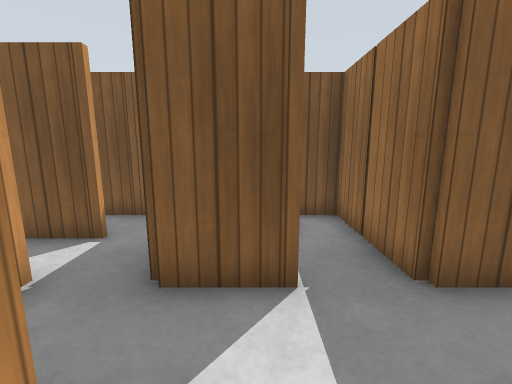
View 1 (above)

24 first-person views from a walk through a world built for the Gazebo simulator. The camera is 1 m above the floor, tilts 10° down and sees 90° across. The floor is counted in squares, 0.5 m on a side. Each view is taken from the middle of a square. On the plan, view 1 faces up. The plan holds only what a view shows up to about 16 squares ahead; the rest is blank. Simple patterns stand in for the simulator's built-in surfaces.

View 2
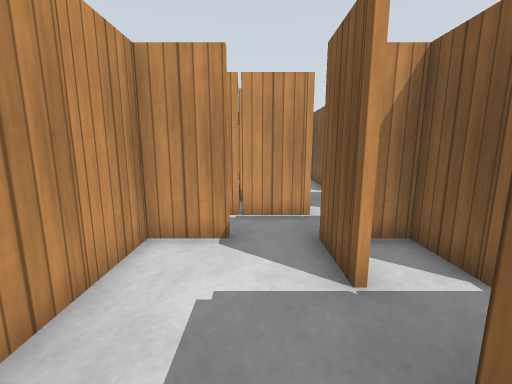

View 3
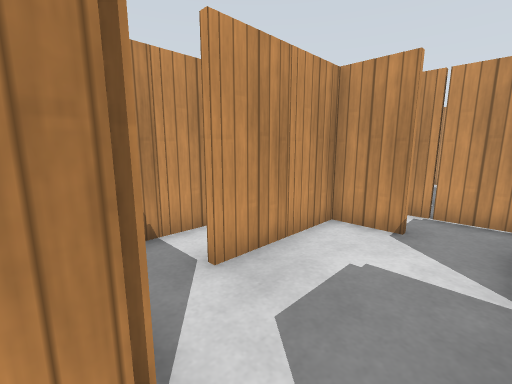

View 4
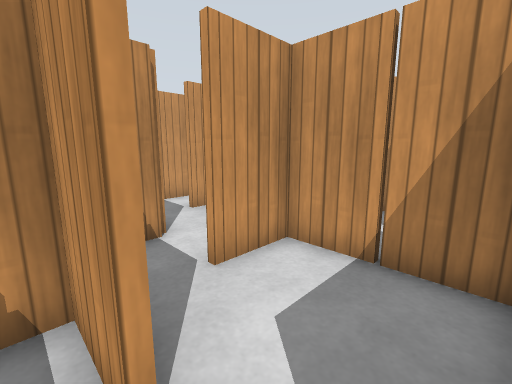

View 5
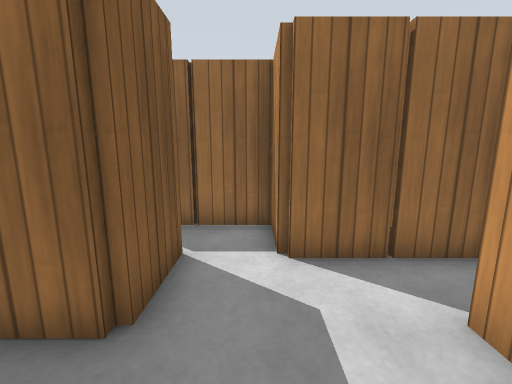

View 6
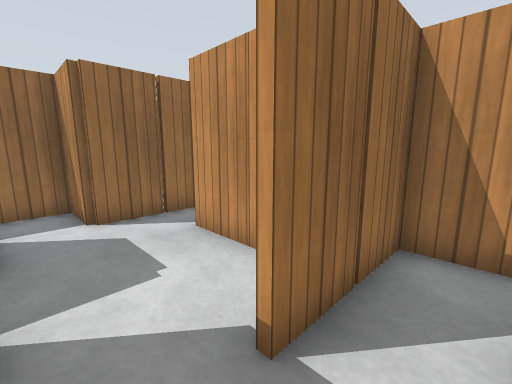

View 7
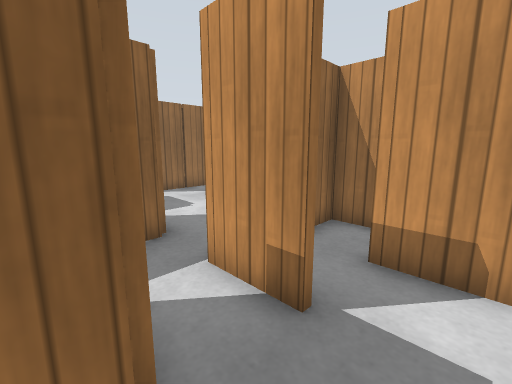

View 8
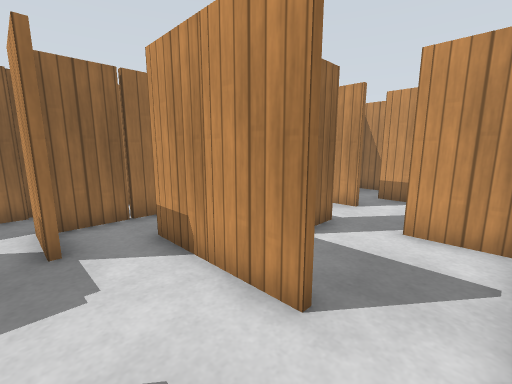

View 9
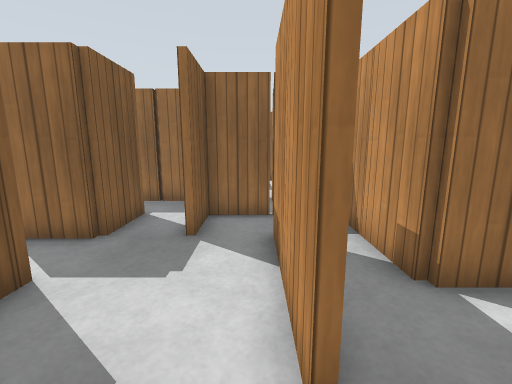

View 10
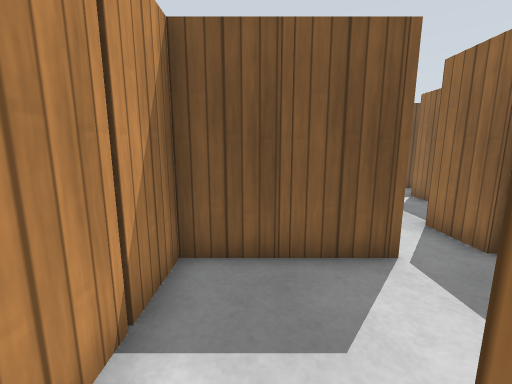

View 11
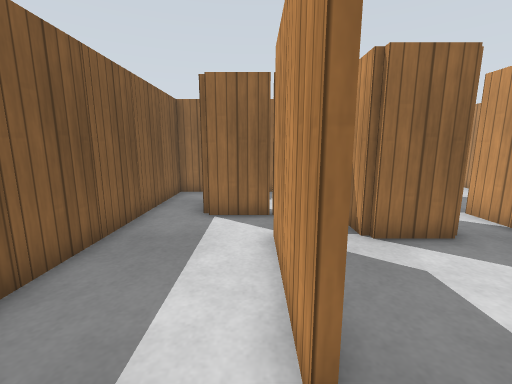

View 12
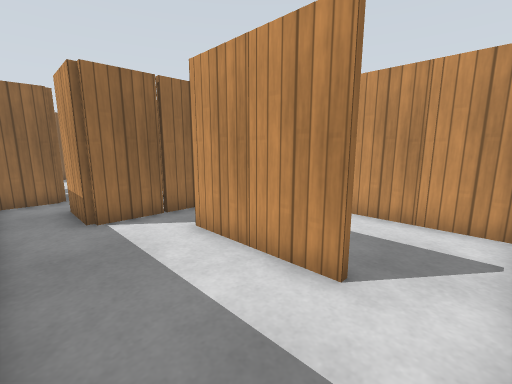

View 13
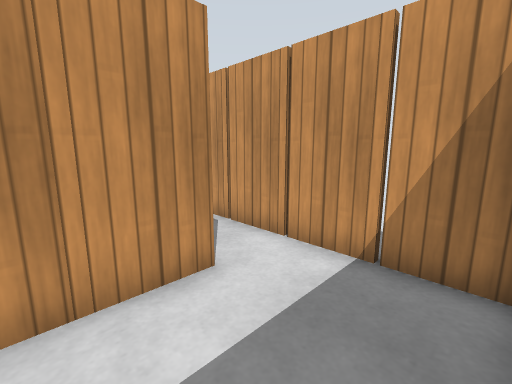

View 14
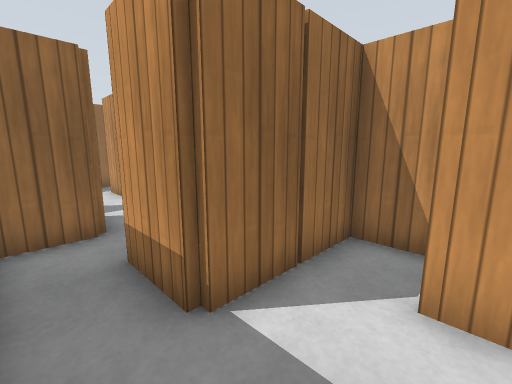

View 15
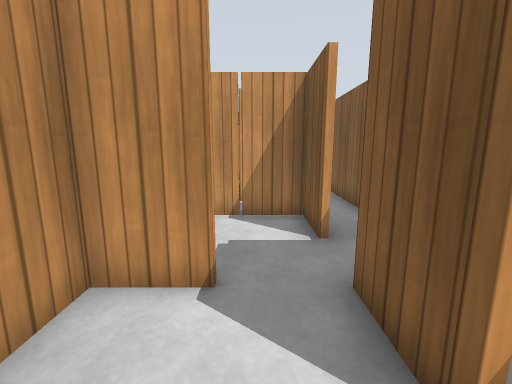

View 16
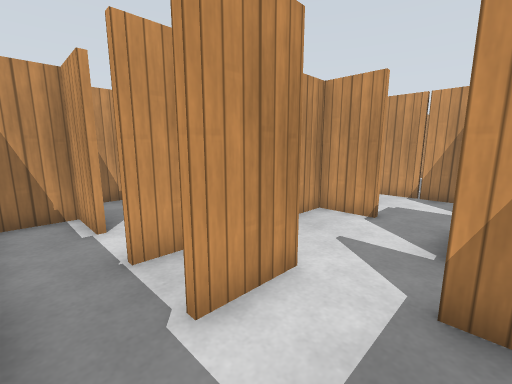

View 17
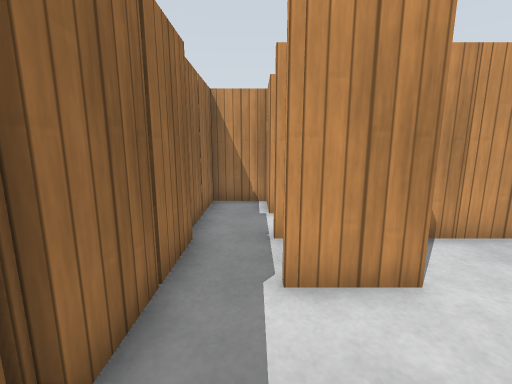

View 18
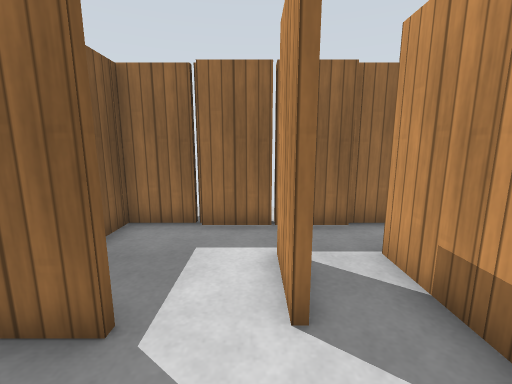

View 19
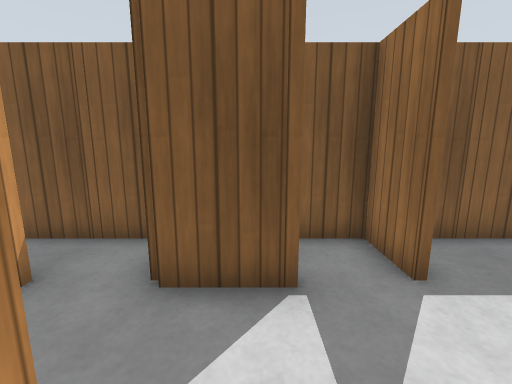

View 20
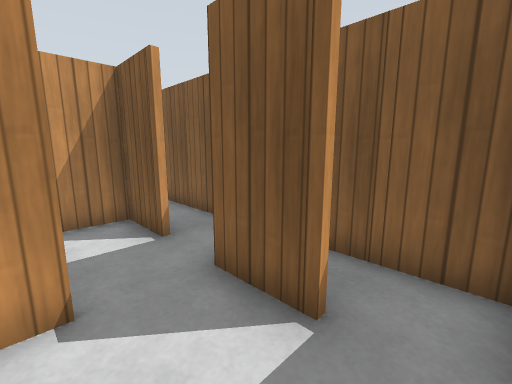

View 21
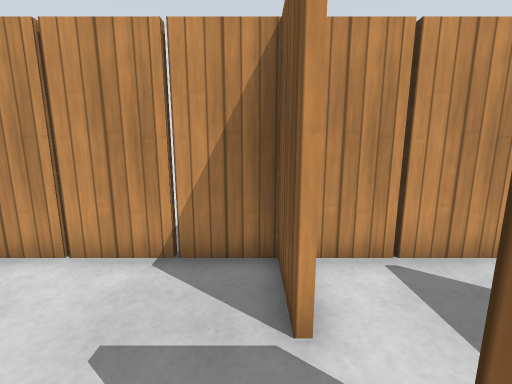

View 22
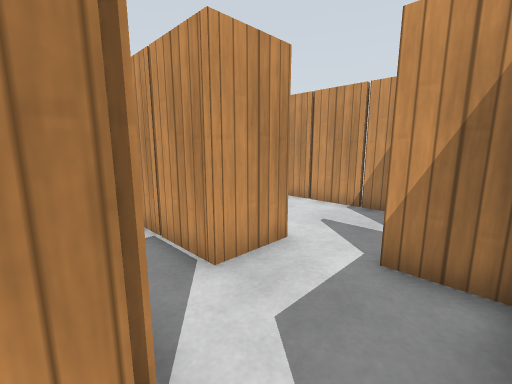

View 23
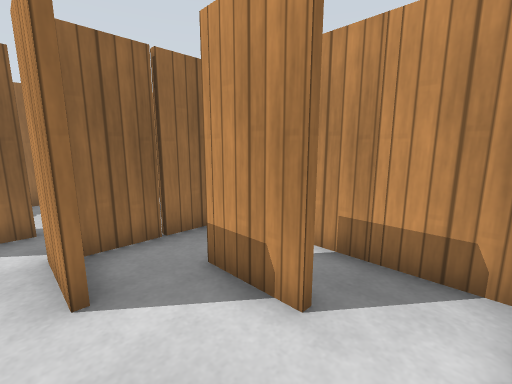

View 24
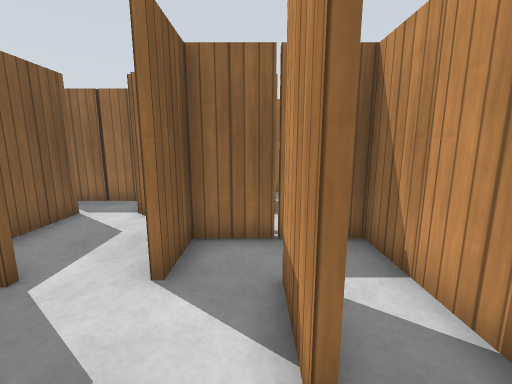

### Floor plan
Points are (right, up) in squares from view 1. A wall is a line through its corners. A room is listed if a view was taken in it or the views show most of it. See-through windows are left out.
Room 1 (views 1, 2, 5)
walls: (-0.4, 3.4) (-1.6, 3.4); (-1.4, 1.5) (-1.4, -0.4) (1.6, -0.4); (3.5, 3.4) (2.4, 3.4) (2.4, 7.4) (1.2, 7.4); (1.4, -2.4) (3, -2.4); (-3.4, 2.6) (-3.4, 0.9); (4.4, -2.1) (4.4, 1.6)
ways out: opening at (4, 2) to room 2; opening at (-3, 3) to room 3; opening at (-3, 0.5) to room 5; opening at (2, -2)
objects: wooden post (0, 3); wooden post (0, 5); wooden post (1, 0); wooden post (2, -1)
Room 2 (views 3, 4, 15, 16, 17, 18, 19, 20)
walls: (4.5, 9.6) (5.6, 9.6); (2.6, 7.2) (2.6, 3.6) (3.6, 3.6); (6.6, 5.5) (6.6, 3.6) (8.5, 3.6); (8.4, 7.5) (8.4, 10.6); (4.4, 11.5) (4.4, 13.4) (1.6, 13.4); (4.6, 12.2) (4.6, 11.5); (8.6, 5.5) (8.6, 7.6); (0.6, 9.5) (0.6, 7.6) (5.5, 7.6); (1.6, 11.4) (0.4, 11.4); (8.6, 11.5) (8.6, 13.4) (5.9, 13.4); (4.4, 1.6) (6.4, 1.6) (6.4, 4)
ways out: opening at (4, 2) to room 1; opening at (0, 10) to room 6
objects: wooden post (2, 11); wooden post (3, 5); wooden post (3, 8); wooden post (3, 14); wooden post (4, 3); wooden post (4, 7); wooden post (6, 3); wooden post (6, 7); wooden post (6, 9); wooden post (7, 14); wooden post (8, 9); wooden post (9, 4); wooden post (9, 5); other object (9, 9); wooden post (9, 11)
Room 3 (view 6)
walls: (-4.6, 3.6) (-3.4, 3.6) (-3.4, 2.6); (-1.6, 3.4) (-1.6, 6.2); (-3.2, 7.4) (-4.5, 7.4)
ways out: opening at (-3, 3) to room 1; opening at (-5, 4) to room 4
objects: wooden post (-4, 5); wooden post (-4, 7); wooden post (-3, 4); wooden post (-2, 5)
Room 4 (views 7, 8, 9, 10, 11, 12, 13, 14, 21, 23, 24)
walls: (-9.5, 1.6) (-6.5, 1.6); (-8.5, 5.4) (-9.5, 5.4); (-5.5, 3.6) (-4.6, 3.6); (-9.5, 5.6) (-8.5, 5.6); (-11.4, 4.2) (-11.4, -1.6); (-7.4, -0.8) (-7.4, -2.5); (-4.4, 5.4) (-5.6, 5.4) (-5.6, 7.6) (-4.5, 7.6); (-4.5, -0.6) (-5.5, -0.6); (-7.6, -2.5) (-7.6, -0.4) (-4.5, -0.4); (-3.6, -0.5) (-3.6, 3.4) (-5.5, 3.4); (-3.6, 7.5) (-3.6, 11.6) (-2.5, 11.6); (-9.5, 9.6) (-6.5, 9.6); (-11.4, -3.4) (-11.4, -7.6); (-7.5, -4.4) (-5.4, -4.4); (-3.6, -4.5) (-3.6, -2.4); (-9.5, -6.4) (-8.5, -6.4); (-11.4, 13.2) (-11.4, 6.8); (-2.5, 13.4) (-7.9, 13.4); (-11.2, -8.4) (-5.6, -8.4) (-5.6, -4.6) (-7.5, -4.6)
ways out: opening at (-5, 4) to room 3; opening at (-4, -2) to room 5; opening at (-3.5, 13) to room 7; opening at (-5, -4)
objects: wooden post (-11, -7); wooden post (-11, -5); wooden post (-11, -1); wooden post (-11, 1); wooden post (-11, 3); wooden post (-11, 7); wooden post (-11, 9); wooden post (-11, 11); wooden post (-10, -9); wooden post (-10, -3); wooden post (-10, 5); wooden post (-8, -9); wooden post (-8, -7); wooden post (-8, 1); wooden post (-8, 5); wooden post (-8, 9); wooden post (-7, 14); wooden post (-6, -1); wooden post (-6, 1); wooden post (-6, 9); wooden post (-5, -4); wooden post (-5, 14); wooden post (-3, 14)
Room 5 (view 22)
walls: (-3.6, -2.4) (-2.5, -2.4); (-1.6, -2.5) (-1.6, 1.5)
ways out: opening at (-3, 0.5) to room 1; opening at (-4, -2) to room 4
objects: wooden post (-4, -1); wooden post (-3, 1); wooden post (-2, -1)
Room 6 (no view inside)
walls: (0.4, 7.6) (0.4, 9.4); (-2.4, 11.4) (-3.4, 11.4) (-3.4, 8)
ways out: opening at (0, 10) to room 2; opening at (-1.5, 11) to room 7
objects: wooden post (-3, 9); wooden post (-2, 11)
Room 7 (no view inside)
walls: (0.4, 11.4) (0.4, 13.4) (-2.5, 13.4)
ways out: opening at (-3.5, 13) to room 4; opening at (-1.5, 11) to room 6
objects: wooden post (-1, 14)

Where each view was taken, in squares from view 1:
view 1: 0 up, 0 right, facing up
view 2: 2 up, 4 right, facing left
view 3: 3 up, 5 right, facing down-left
view 4: 7 up, 7 right, facing down-left
view 5: 2 up, 0 right, facing right
view 6: 3 up, 3 left, facing down-right
view 7: 6 up, 7 left, facing down-right
view 8: 4 up, 11 left, facing down-right
view 9: 2 up, 11 left, facing right
view 10: 1 up, 10 left, facing up
view 11: 10 up, 11 left, facing right
view 12: 13 up, 11 left, facing down-right
view 13: 13 up, 7 left, facing down-left
view 14: 13 up, 6 left, facing down-right
view 15: 10 up, 4 right, facing left
view 16: 12 up, 8 right, facing down-left
view 17: 13 up, 7 right, facing down
view 18: 10 up, 2 right, facing right
view 19: 8 up, 2 right, facing up
view 20: 9 up, 4 right, facing up-left
view 21: 3 down, 7 left, facing left
view 22: 1 down, 3 left, facing down-left
view 23: 4 down, 11 left, facing down-right
view 24: 6 down, 11 left, facing right
